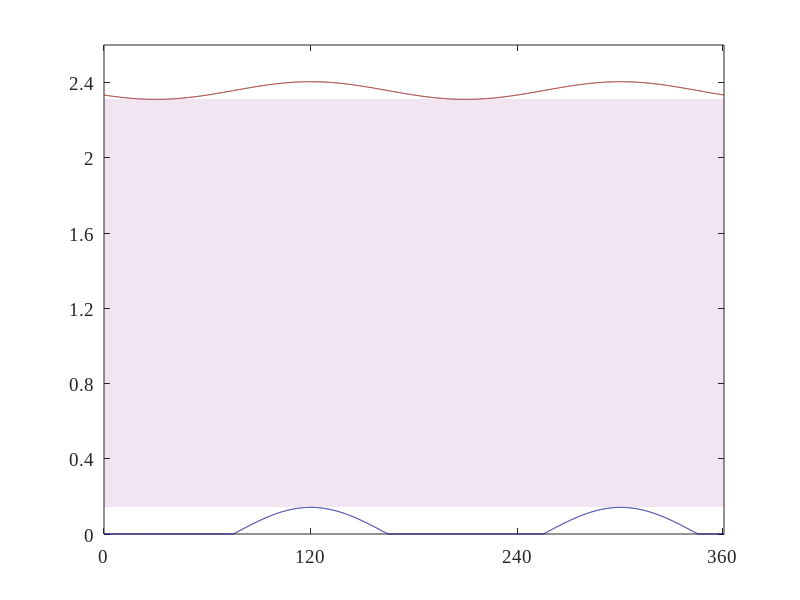

Write MATLAB code to recreate this figure. (Note: this script raises an error after producing the figure.)
theta_f1=0:0.001:2*pi;
dead_time=0.0;

m=0.35;
n=0;
D1=(1+m*sin(theta_f1)+(n/6)*sawtooth(3*theta_f1+pi/2,1/2))/2;
D1(D1<dead_time)=dead_time;
D1(D1>(1-dead_time))=1-dead_time;
% S1=(2/pi)*sin(pi*D1)*cos(theta_c);
S1=(2/pi)*sin(pi*(D1));
theta_f2=theta_f1-2*pi/3;
D2=(1+m*sin(theta_f2)+(n/6)*sawtooth(3*theta_f2+pi/2,1/2))/2;
D2(D2<dead_time)=dead_time;
D2(D2>(1-dead_time))=1-dead_time;
D2=(1+m*sin(theta_f2)+(n/6)*sawtooth(3*theta_f2+pi/2,1/2))/2;
S2=(2/pi)*sin(pi*(D2));

theta_f3=theta_f1+2*pi/3;
D3=(1+m*sin(theta_f3)+(n/6)*sawtooth(3*theta_f3+pi/2,1/2))/2;
D3(D3<dead_time)=dead_time;
D3(D3>(1-dead_time))=1-dead_time;
D3=(1+m*sin(theta_f3)+(n/6)*sawtooth(3*theta_f3+pi/2,1/2))/2;
S3=(2/pi)*sin(pi*(D3));


figure1 = figure('Position', [0 0 400 300]);
axes1 = axes('Parent',figure1);
hold(axes1,'on');
% plot(theta_f1*180/pi,S1,'r')
% hold on;
% plot(theta_f1*180/pi,S2,'b')
% hold on;
S=zeros(size(S1));
for i=1:length(S1)
    if (abs(S1(i)-S3(i))<2*S2(i)) && (S1(i)+S3(i)> 2*S2(i))
    S(i)=0;
    elseif abs(S1(i)-S3(i))> 2*S2(i)
%     S(i)=S1(i)-S2(i)-S3(i)-S2(i);   
%      S(i)= abs(S1(i)+S3(i))-abs(2*S2(i));
     S(i)= abs(S1(i)-S3(i))-2*S2(i);
   
    elseif (S1(i)+S3(i)< 2*S2(i))    
%        S(i)= abs(S1(i)-S3(i))-abs(2*S2(i));
        S(i)= -abs(S1(i)+S3(i))+2*S2(i);
%         S(i)=0;
    end

end

plot(theta_f1*180/pi,S,'color',[0 0 0.5])
hold on;
% plot(theta_f1*180/pi,-abs(S1+S2)+abs(S3-S2),'b')
hold on;
plot(theta_f1*180/pi,abs(S1+2*S2+S3),'color',[0.5 0 0])

x = min(abs(S1+2*S2+S3))*ones(size(theta_f1));
% y=max(abs(S1-S2)-abs(S3+S2))*ones(size(theta_f1));
y=max(S)*ones(size(theta_f1));

patch('Parent',axes1, 'XData', [theta_f1*180/pi fliplr(theta_f1*180/pi)],'YData', [x fliplr(y)],'FaceColor',[0.5 0 0.5],...
    'EdgeColor','none','FaceAlpha',0.1)

box(axes1,'on');
hold(axes1,'off');

xlim([0 360])
ylim([0 2.6])

set(axes1,'XTick',[0 120 240 359], ...
    'XTickLabel',{'0','120','240','360'}, ...
    'YTick',[0 0.4 0.8 1.2 1.6 2 2.4], ...
    'YTickLabel',{'0','0.4','0.8','1.2','1.6','2','2.4'}, ...
    'FontName','TimesNewRoman','FontSize',14);

legend1 = legend(axes1,'show',{'Minimum','Maximum'},'interpreter','Latex','FontName','TimesNewRoman','FontSize',10);
set(legend1,...
    'Location','Best',...
    'EdgeColor','none',...
    'Color','white');

ylabel({'$\hat {S_{ABC}}_{f_s}$'},'interpreter','latex','FontName','Times New Roman',...
    'FontSize',18);

% Create xlabel
xlabel('Fundamental Phase ($^o$)','interpreter','latex','FontName','Times New Roman',...
    'FontSize',15);
